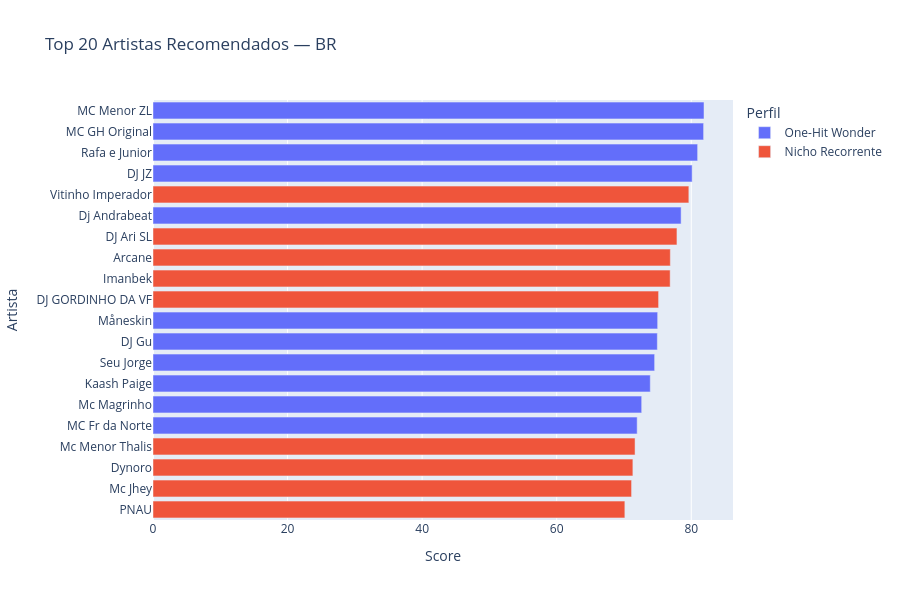
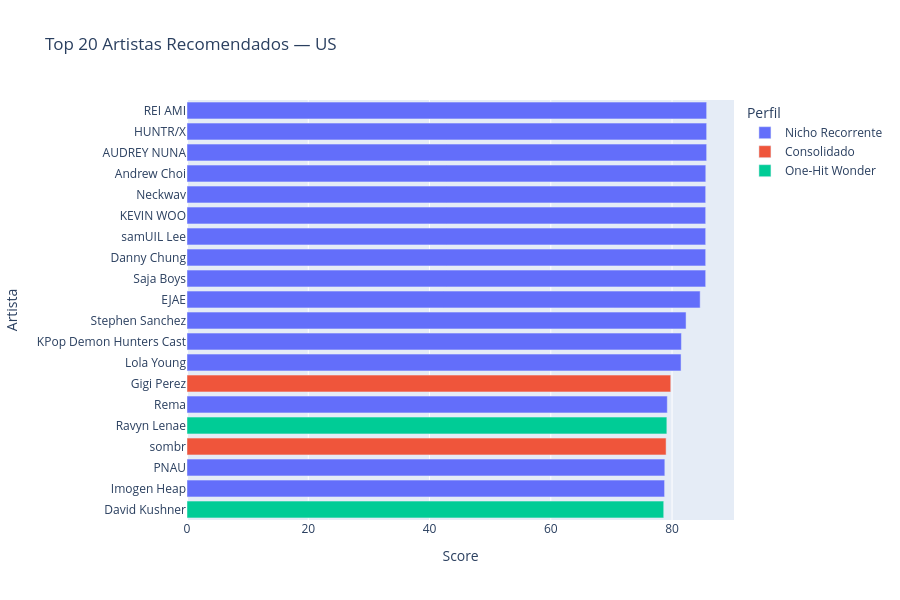
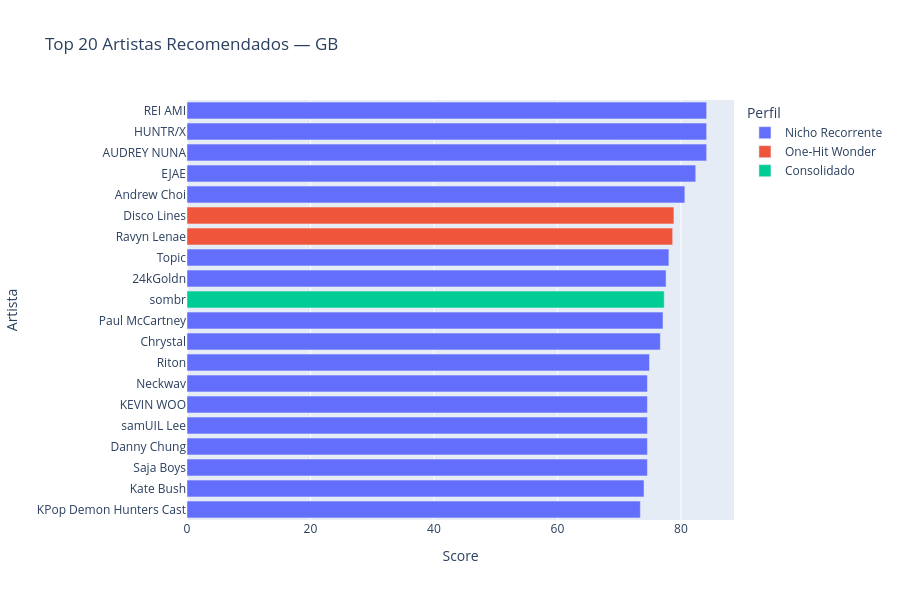

Notebook cell for these charts, in order:
### Markdown cell above
## 1. Ranking Final por País — Top 20 Recomendações

### Code cell
for country in ['br', 'us', 'gb']:
    top = df[df['country']==country].nlargest(20, 'recommend_score')
    fig = px.bar(top, x='recommend_score', y='artist_name',
        orientation='h', color='profile',
        title=f'Top 20 Artistas Recomendados — {country.upper()}',
        labels={'recommend_score':'Score','artist_name':'Artista','profile':'Perfil'})
    fig.update_layout(yaxis={'categoryorder':'total ascending'}, height=600)
    fig.show()

### Figure 1 — Plotly figure (JSON) as saved in the notebook; plotly's stock layout.template omitted (floating-point values rounded to 4 significant figures)
{"data": [{"hovertemplate": "Perfil=One-Hit Wonder<br>Score=%{x}<br>Artista=%{y}<extra></extra>", "legendgroup": "One-Hit Wonder", "marker": {"color": "#636efa", "pattern": {"shape": ""}}, "name": "One-Hit Wonder", "orientation": "h", "showlegend": true, "textposition": "auto", "type": "bar", "x": [81.89, 81.84, 80.95, 80.13, 78.49, 75.01, 74.96, 74.56, 73.91, 72.63, 71.96], "xaxis": "x", "y": ["MC Menor ZL", "MC GH Original", "Rafa e Junior", "DJ JZ", "Dj Andrabeat", "Måneskin", "DJ Gu", "Seu Jorge", "Kaash Paige", "Mc Magrinho", "MC Fr da Norte"], "yaxis": "y"}, {"hovertemplate": "Perfil=Nicho Recorrente<br>Score=%{x}<br>Artista=%{y}<extra></extra>", "legendgroup": "Nicho Recorrente", "marker": {"color": "#EF553B", "pattern": {"shape": ""}}, "name": "Nicho Recorrente", "orientation": "h", "showlegend": true, "textposition": "auto", "type": "bar", "x": [79.64, 77.87, 76.89, 76.86, 75.14, 71.65, 71.32, 71.13, 70.13], "xaxis": "x", "y": ["Vitinho Imperador", "DJ Ari SL", "Arcane", "Imanbek", "DJ GORDINHO DA VF", "Mc Menor Thalis", "Dynoro", "Mc Jhey", "PNAU"], "yaxis": "y"}], "layout": {"barmode": "relative", "height": 600, "legend": {"title": {"text": "Perfil"}, "tracegroupgap": 0}, "title": {"text": "Top 20 Artistas Recomendados — BR"}, "xaxis": {"anchor": "y", "domain": [0, 1], "title": {"text": "Score"}}, "yaxis": {"anchor": "x", "categoryorder": "total ascending", "domain": [0, 1], "title": {"text": "Artista"}}}}

### Figure 2 — Plotly figure (JSON) as saved in the notebook; plotly's stock layout.template omitted (floating-point values rounded to 4 significant figures)
{"data": [{"hovertemplate": "Perfil=Nicho Recorrente<br>Score=%{x}<br>Artista=%{y}<extra></extra>", "legendgroup": "Nicho Recorrente", "marker": {"color": "#636efa", "pattern": {"shape": ""}}, "name": "Nicho Recorrente", "orientation": "h", "showlegend": true, "textposition": "auto", "type": "bar", "x": [85.71, 85.71, 85.71, 85.56, 85.55, 85.55, 85.55, 85.55, 85.55, 84.63, 82.31, 81.54, 81.48, 79.22, 78.81, 78.77], "xaxis": "x", "y": ["AUDREY NUNA", "HUNTR/X", "REI AMI", "Andrew Choi", "Saja Boys", "Danny Chung", "samUIL Lee", "KEVIN WOO", "Neckwav", "EJAE", "Stephen Sanchez", "KPop Demon Hunters Cast", "Lola Young", "Rema", "PNAU", "Imogen Heap"], "yaxis": "y"}, {"hovertemplate": "Perfil=Consolidado<br>Score=%{x}<br>Artista=%{y}<extra></extra>", "legendgroup": "Consolidado", "marker": {"color": "#EF553B", "pattern": {"shape": ""}}, "name": "Consolidado", "orientation": "h", "showlegend": true, "textposition": "auto", "type": "bar", "x": [79.78, 79.02], "xaxis": "x", "y": ["Gigi Perez", "sombr"], "yaxis": "y"}, {"hovertemplate": "Perfil=One-Hit Wonder<br>Score=%{x}<br>Artista=%{y}<extra></extra>", "legendgroup": "One-Hit Wonder", "marker": {"color": "#00cc96", "pattern": {"shape": ""}}, "name": "One-Hit Wonder", "orientation": "h", "showlegend": true, "textposition": "auto", "type": "bar", "x": [79.14, 78.63], "xaxis": "x", "y": ["Ravyn Lenae", "David Kushner"], "yaxis": "y"}], "layout": {"barmode": "relative", "height": 600, "legend": {"title": {"text": "Perfil"}, "tracegroupgap": 0}, "title": {"text": "Top 20 Artistas Recomendados — US"}, "xaxis": {"anchor": "y", "domain": [0, 1], "title": {"text": "Score"}}, "yaxis": {"anchor": "x", "categoryorder": "total ascending", "domain": [0, 1], "title": {"text": "Artista"}}}}

### Figure 3 — Plotly figure (JSON) as saved in the notebook; plotly's stock layout.template omitted (floating-point values rounded to 4 significant figures)
{"data": [{"hovertemplate": "Perfil=Nicho Recorrente<br>Score=%{x}<br>Artista=%{y}<extra></extra>", "legendgroup": "Nicho Recorrente", "marker": {"color": "#636efa", "pattern": {"shape": ""}}, "name": "Nicho Recorrente", "orientation": "h", "showlegend": true, "textposition": "auto", "type": "bar", "x": [84.17, 84.17, 84.17, 82.4, 80.64, 78.05, 77.6, 77.1, 76.67, 74.91, 74.57, 74.57, 74.57, 74.57, 74.57, 74.02, 73.43], "xaxis": "x", "y": ["AUDREY NUNA", "HUNTR/X", "REI AMI", "EJAE", "Andrew Choi", "Topic", "24kGoldn", "Paul McCartney", "Chrystal", "Riton", "Saja Boys", "Danny Chung", "samUIL Lee", "KEVIN WOO", "Neckwav", "Kate Bush", "KPop Demon Hunters Cast"], "yaxis": "y"}, {"hovertemplate": "Perfil=One-Hit Wonder<br>Score=%{x}<br>Artista=%{y}<extra></extra>", "legendgroup": "One-Hit Wonder", "marker": {"color": "#EF553B", "pattern": {"shape": ""}}, "name": "One-Hit Wonder", "orientation": "h", "showlegend": true, "textposition": "auto", "type": "bar", "x": [78.87, 78.66], "xaxis": "x", "y": ["Disco Lines", "Ravyn Lenae"], "yaxis": "y"}, {"hovertemplate": "Perfil=Consolidado<br>Score=%{x}<br>Artista=%{y}<extra></extra>", "legendgroup": "Consolidado", "marker": {"color": "#00cc96", "pattern": {"shape": ""}}, "name": "Consolidado", "orientation": "h", "showlegend": true, "textposition": "auto", "type": "bar", "x": [77.29], "xaxis": "x", "y": ["sombr"], "yaxis": "y"}], "layout": {"barmode": "relative", "height": 600, "legend": {"title": {"text": "Perfil"}, "tracegroupgap": 0}, "title": {"text": "Top 20 Artistas Recomendados — GB"}, "xaxis": {"anchor": "y", "domain": [0, 1], "title": {"text": "Score"}}, "yaxis": {"anchor": "x", "categoryorder": "total ascending", "domain": [0, 1], "title": {"text": "Artista"}}}}
